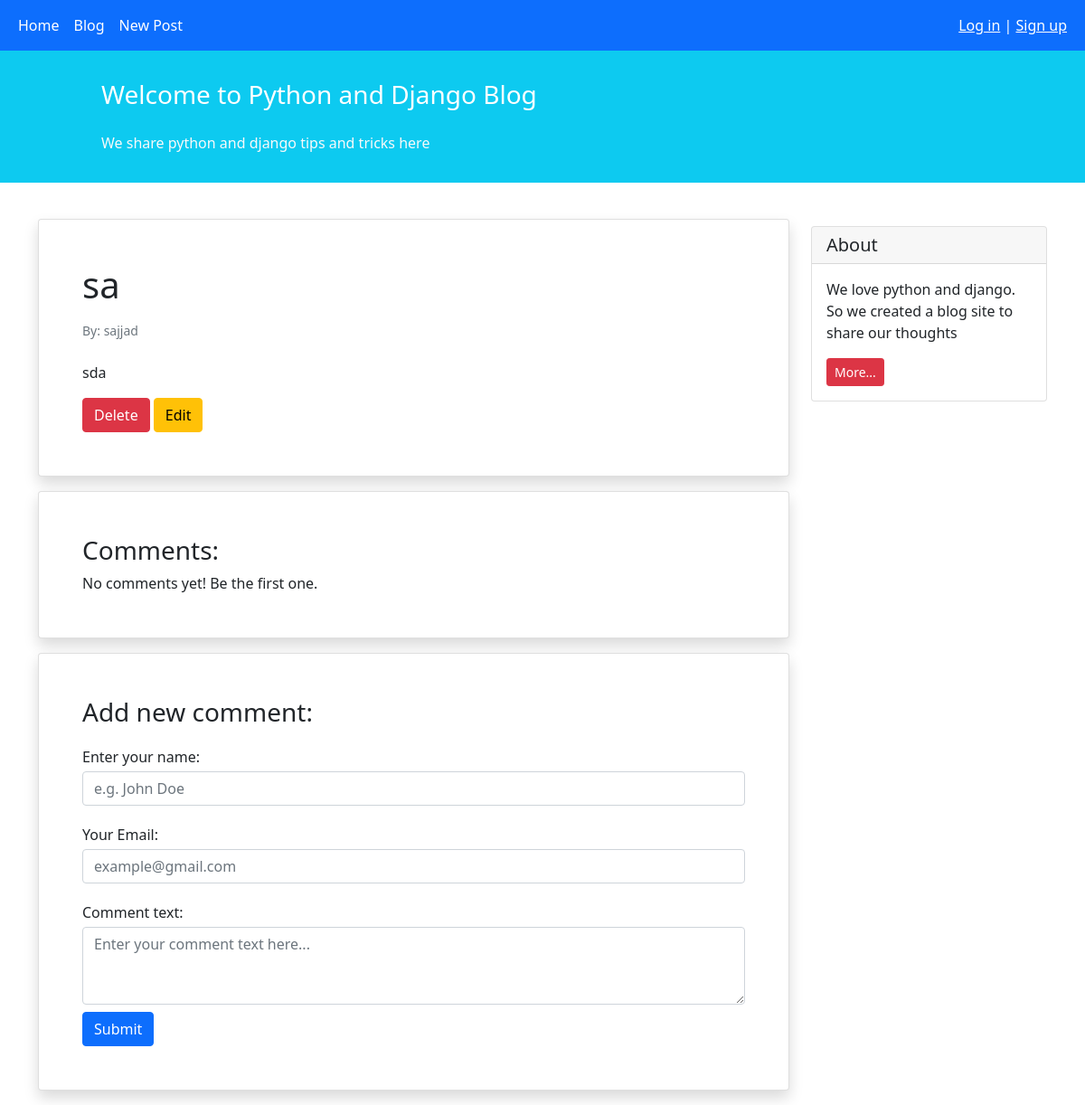
/blog/8, run on the app's committed database.
### blog/models.py (models this page shows, shortened)
class Post(models.Model):
    title = models.CharField(max_length=50)
    text = models.TextField()
    author = models.ForeignKey('auth.user' , on_delete=models.CASCADE)
    date_time_modified = models.DateTimeField(auto_now_add=True)
    date_time_changed = models.DateTimeField(auto_now=True)
    status = models.CharField(max_length=50 , choices=STATUS_CHIOCES)

### blog/views.py (the view)
# urls.py: path('blog/<int:pk>',BlogDetailView.as_view() , name="blog_detail"),
class BlogDetailView(generic.DetailView):
    model = Post
    template_name = 'blog/blog_detail.html'
    context_object_name="post"

### blog/templates/blog/blog_detail.html (shortened to what this page needs)
{%extends '_base.html'%}
{%block content%}
<div class="container mt-4">
    <div class="row">
        <div class="col-9">
            <div class="card shadow my-3 p-5">
                <h1>{{post.title}}</h1>
                <p class="small text-muted mt-2">By: {{post.author}}</p>
                <p class="mt-2">{{post.text}}</p>
                <div>
                <a type="button" class="btn btn-danger" href="{%url 'blog_delete' post.id %}">Delete</a>
                <a type="button" class="btn btn-warning" href="{%url 'blog_update' post.id %}">Edit</a>
                </div>
            </div>
            <div class="card shadow my-3 p-5">
                <h3>Comments:</h3>
                No comments yet! Be the first one.
            </div>
            <div class="card shadow my-3 p-5">
                <h3>Add new comment:</h3>
                <form method="POST">
                    <div class="form-group py-2">
                        <label class="py-1" for="author_name">Enter your name:</label>
                        <input type="text" class="form-control" placeholder="e.g. John Doe" name="author_name">
                    </div>
                    <div class="form-group py-2">
                        <label class="py-1" for="email">Your Email:</label>
                        <input type="email" class="form-control" placeholder="example@gmail.com" name="email">
                    </div>
                    <div class="form-group py-2">
                        <label class="py-1" for="comment_text">Comment text:</label>
                        <textarea class="form-control" name="text" rows="3"
                            placeholder="Enter your comment text here..."></textarea>
                    </div>
                    <button type="submit" class="btn btn-primary">Submit</button>
                </form>
            </div>
        </div>
        <div class="col-3">
            <div class="card my-4">
                <h5 class="card-header">About</h5>
                <div class="card-body">
                    <p class="card-text">We love python and django. So we created a blog site to share our
                        thoughts</p>
                    <a href="#" class="btn btn-sm btn-danger">
                        More...
                    </a>
                </div>
            </div>
        </div>
    </div>
</div>
{%endblock content%}

### data on the page
Post: title "sa", author "sajjad", text "sda"
